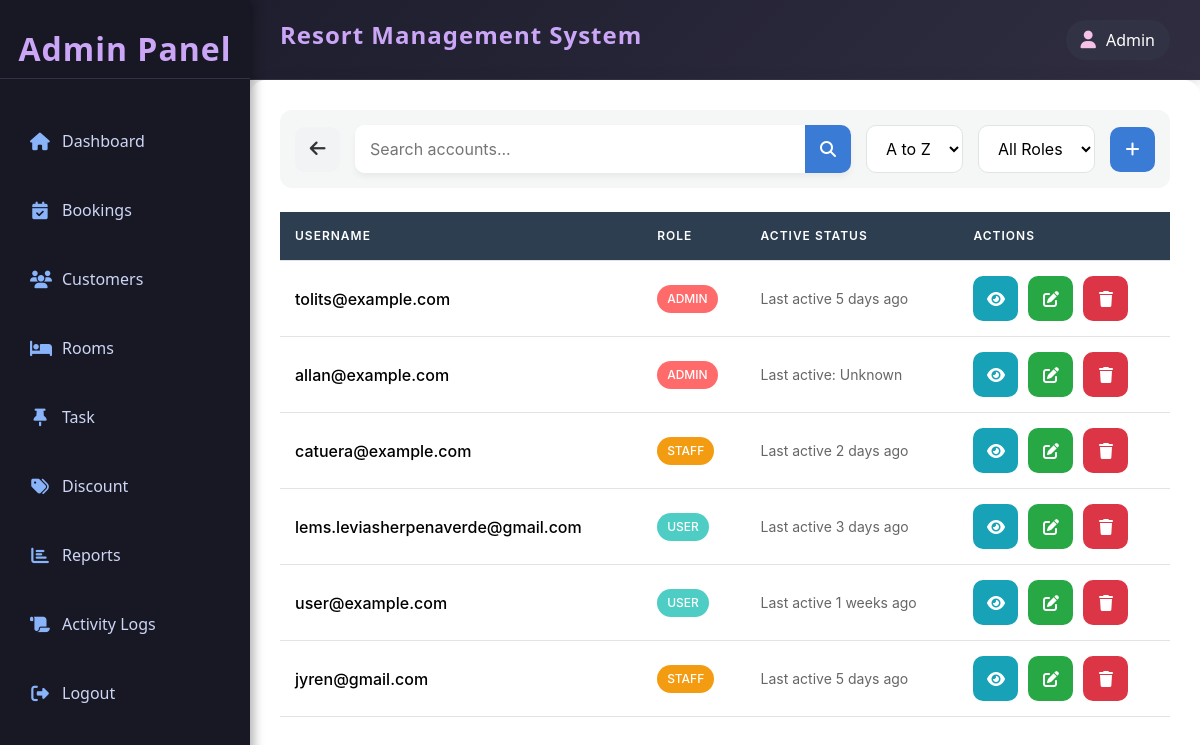
The page /admin/customer/index.php (signed in) on the database as committed earlier.
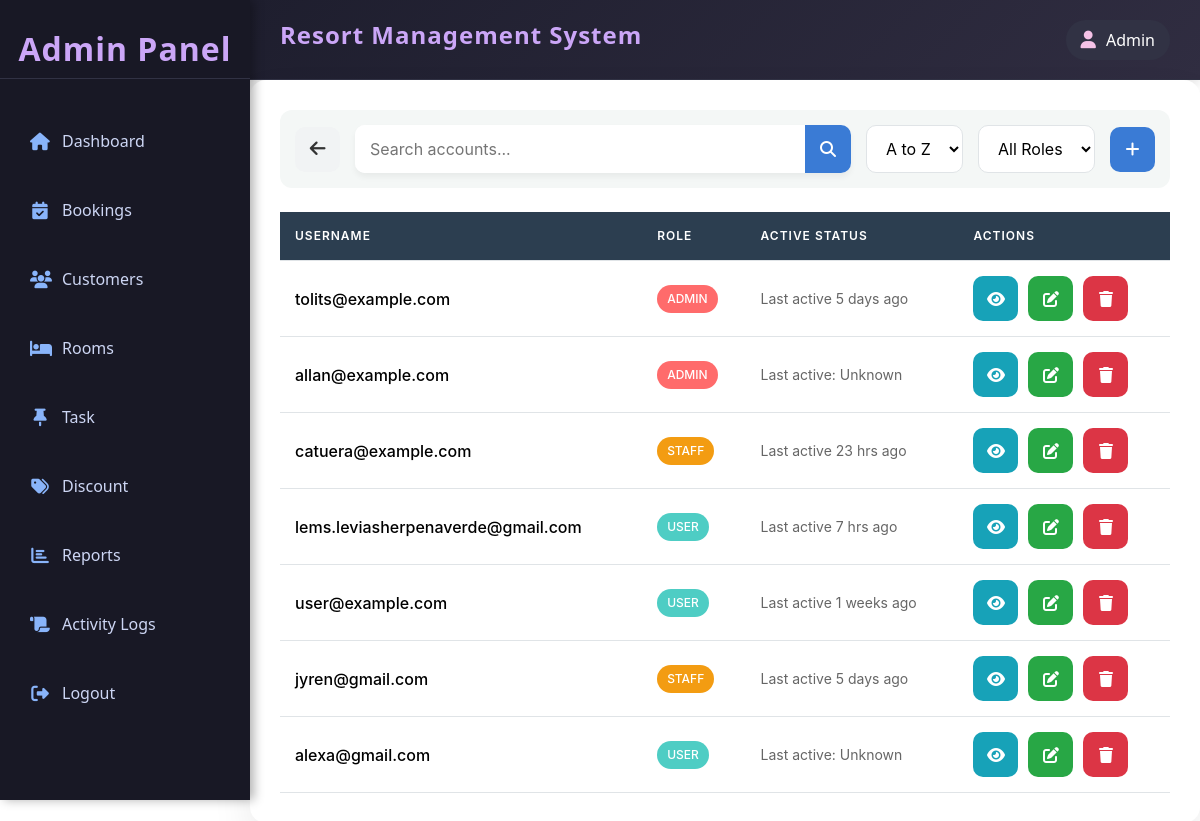
The same page on the database as committed later.
### tables this page shows
CREATE TABLE IF NOT EXISTS `account` (
  `account_id` int(11) NOT NULL AUTO_INCREMENT,
  `username` varchar(50) NOT NULL,
  `password` varchar(50) NOT NULL,
  `role` enum('user','admin','staff') NOT NULL,
  `last_active` datetime DEFAULT NULL,
  `created_at` timestamp NOT NULL DEFAULT current_timestamp(),
  `updated_at` timestamp NULL DEFAULT NULL,
  `deleted_at` datetime DEFAULT NULL,
  PRIMARY KEY (`account_id`)
);

### admin/customer/index.php (the view, shortened to what this page needs)
<?php
include('../../resources/database/config.php');
include ('../includes/template.php');
function timeAgo($datetime) {
    $timestamp = strtotime($datetime);
    if (!$timestamp || $timestamp == 0) {
        return "Last active: Unknown";
    }
    $current_time = time();
    $diff = $current_time - $timestamp;
    if ($diff < 60) {
        return "Last active just now";
    } elseif ($diff < 3600) {
        return "Last active " . floor($diff / 60) . " mins ago";
    } elseif ($diff < 86400) {
        return "Last active " . floor($diff / 3600) . " hrs ago";
    } elseif ($diff < 7 * 86400) {
        return "Last active " . floor($diff / 86400) . " days ago";
    } elseif ($diff < 30 * 86400) {
        return "Last active " . floor($diff / (7 * 86400)) . " weeks ago";
    } elseif ($diff < 365 * 86400) {
        return "Last active " . floor($diff / (30 * 86400)) . " months ago";
    } else {
        return "Last active " . floor($diff / (365 * 86400)) . " years ago";
    }
}
?>
<link rel="stylesheet" href="https://cdnjs.cloudflare.com/ajax/libs/font-awesome/6.4.2/css/all.min.css">
<link rel="stylesheet" href="https://cdn.jsdelivr.net/npm/bootstrap@5.3.0/dist/css/bootstrap.min.css">
</head>
<body>
    <div class="content">
        <?php
        include('filter.php');
        ?>
        <br>
        <table class="account-table">
        <thead>
            <tr>
                <th>Username</th>
                <th>Role</th>
                <th>Active Status</th>
                <th>Actions</th>
            </tr>
        </thead>
        <tbody>
            <?php
            while ($row = mysqli_fetch_assoc($result)) {
                echo "<tr>
                    <td>
                        <div class='user-profile'>
                            <div class='username'>{$row['username']}</div>
                        </div>
                    </td>
                    <td>
                        <span class='role-badge role-{$row['role']}'>{$row['role']}</span>
                    </td>
                    <td>
                        <div class='activity-status'>
                            <span class='last-active-text'>" . timeAgo($row['last_active']) . "</span>
                        </div>
                    </td>
                    <td>
                        <div class='action-buttons'>
                            <a href='view.php?id={$row['account_id']}' class='action-btn view-btn' title='View Details'>
                                <i class='fas fa-eye'></i>
                            </a>
                            <a href='edit.php?id={$row['account_id']}' class='action-btn edit-btn' title='Edit Account'>
                                <i class='fas fa-edit'></i>
                            </a>
                            <button class='action-btn delete-btn' type='button' onclick='openPopup({$row['account_id']})' title='Delete Account'>
                                <i class='fas fa-trash'></i>
                            </button>
                            <div class='popup-overlay' id='popup-{$row['account_id']}' style='color: black; display: none;'>
                                    <form action='delete.php?id={$row['account_id']}' method='post'>
                                        <span class='close-btn' onclick='closePopup({$row['account_id']})'>&times;</span>
                                        <input type='hidden' name='account_id' value='{$row['account_id']}'>
                                        <button type='button' class='form-control cancel-btn' onclick='closePopup({$row['account_id']})'>NO</button>
                                    </form>
                            </div>
                        </div>
                    </td>
                </tr>";
            }
            ?>
        </tbody>
    </table>
    </div>
</body>
</html>

Rows that differ between the two databases and show on the page:
changed account "catuera@example.com": last_active "Last active 2 days ago" → "Last active 23 hrs ago"
changed account "lems.leviasherpenaverde@gmail.com": last_active "Last active 3 days ago" → "Last active 7 hrs ago"
added account: username "alexa@gmail.com", role "USER", last_active "Last active: Unknown"
